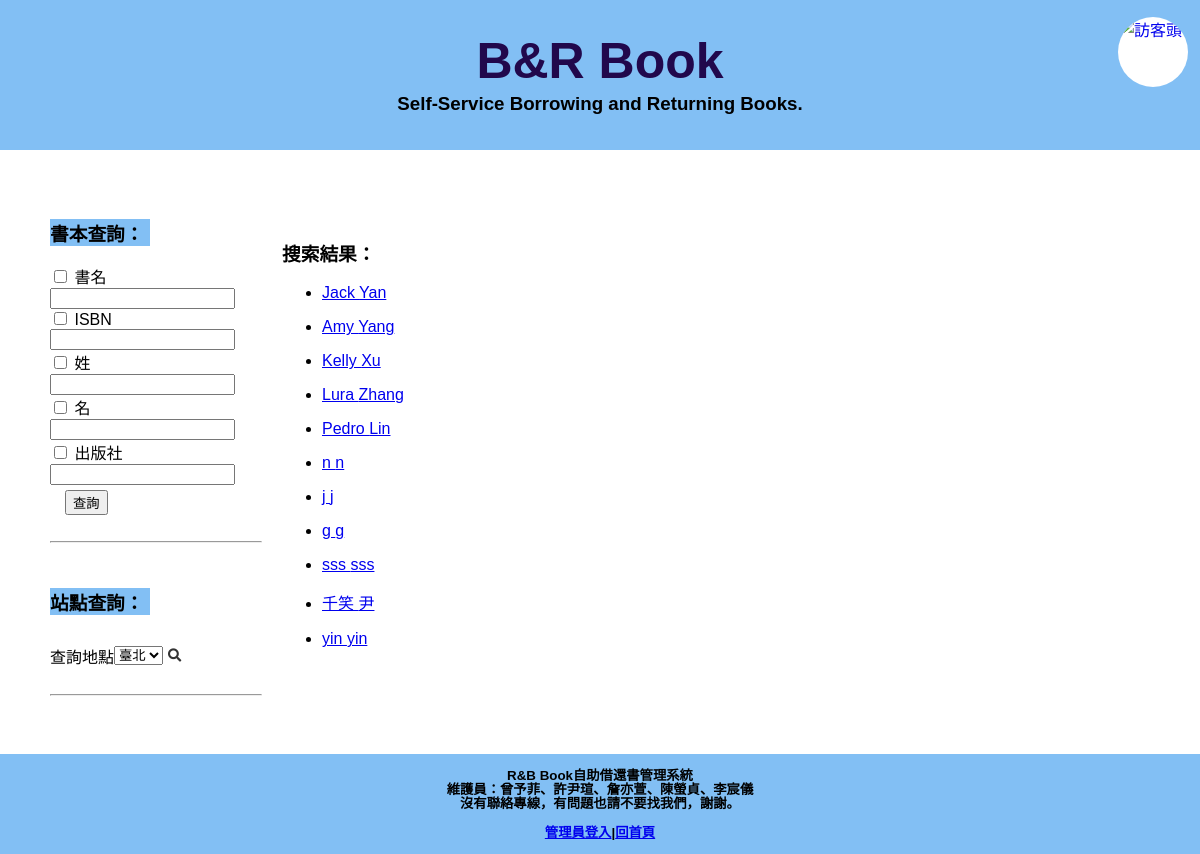
/member_search/, run on an earlier commit of the app's database.
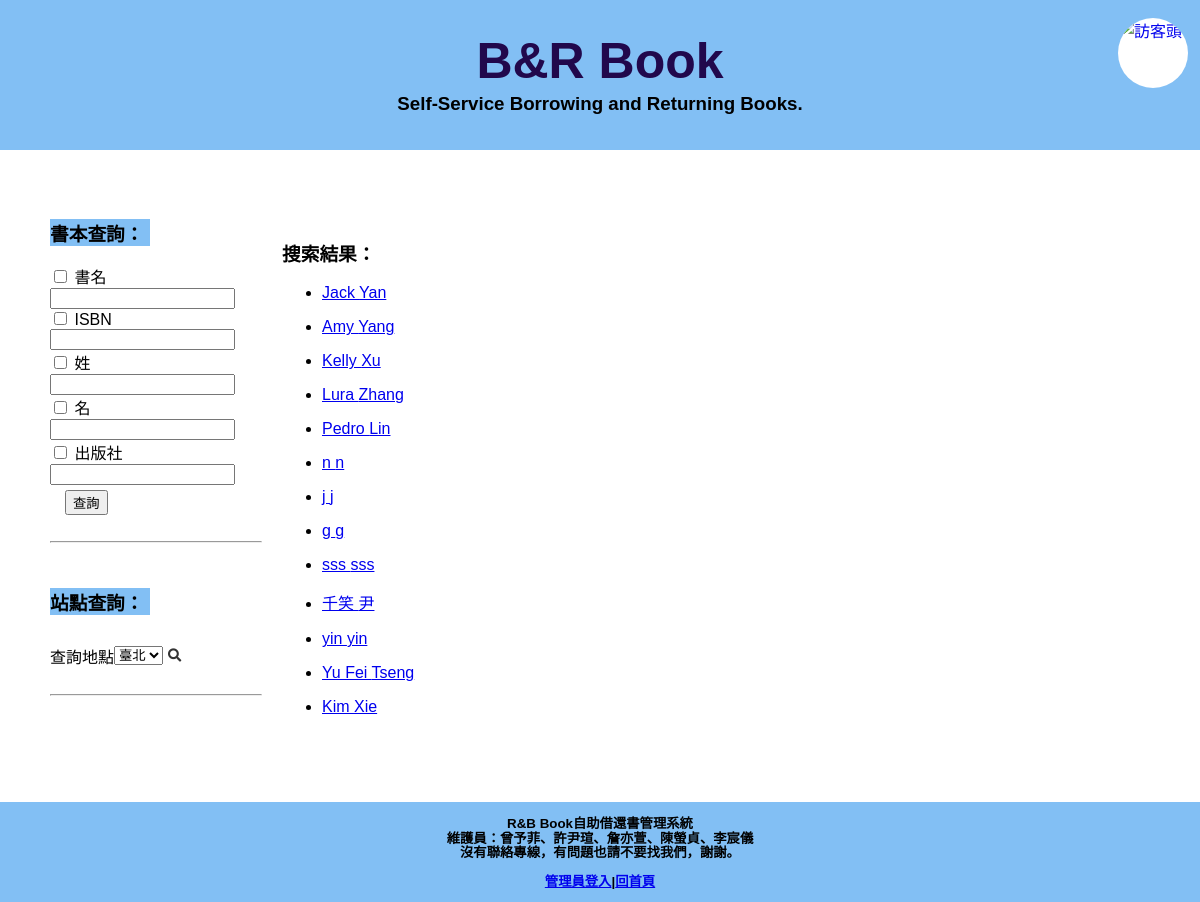
And on a later commit of the database.
### members/models.py (models this page shows, shortened)
class Member(models.Model):
    sex_type = [
        ("M", "男性"),
        ("F", "女性"),
    ]
    phone = models.CharField(max_length=10, unique=True, verbose_name='電話')
    ssn = models.CharField(max_length=10, unique=True, verbose_name='身分證')
    fname = models.CharField(max_length=20, verbose_name='名')
    lname = models.CharField(max_length=5, verbose_name='姓')
    sex = models.CharField(max_length=1, choices=sex_type, null=True, verbose_name='性別')
    user = models.OneToOneField(User, on_delete=models.CASCADE, default= None, blank=True, null=True)

### members/views.py (the view)
# urls.py: path('member_search/', MemberSearchView.as_view(), name='member_search'),
class MemberSearchView(ListView):
    model = Member
    template_name = 'member_search.html'
    context_object_name = 'members'
    def get_queryset(self):
        queryset = Member.objects.all()
        mssn_query = self.request.GET.get('mssn_query')
        mlname_query = self.request.GET.get('mlname_query')
        mfname_query = self.request.GET.get('mfname_query')
        mphone_query = self.request.GET.get('mphone_query')
        if mssn_query and 'search_by_mssn' in self.request.GET:
            queryset = queryset.filter(ssn__icontains=mssn_query)
        if mlname_query and 'search_by_mlname' in self.request.GET:
            queryset = queryset.filter(lname__icontains=mlname_query)
        if mfname_query and 'search_by_mfname' in self.request.GET:
            queryset = queryset.filter(fname__icontains=mfname_query)
        if mphone_query and 'search_by_mphone' in self.request.GET:
            queryset = queryset.filter(phone__icontains=mphone_query)
        return queryset
    def get_context_data(self, **kwargs):
        context = super().get_context_data(**kwargs)
        context['request'] = self.request
        return context

### members/templates/member_search.html (shortened to what this page needs)
{% extends 'Mama.html' %}
{% block loadcss %}
    <link rel="stylesheet" href="../../static/css/home.css">
{% endblock %}
{% block main %}
<div class="primary">
    <div class="left">
        <h3>書本查詢：</h3>
        <form method="get" action="{% url 'book_search' %}" onsubmit="return validateForm()">
            <div>
                <input type="checkbox" id="search_by_title" name="search_by_title">
                <label for="search_by_title">書名</label>
                <input type="text" id="title_query" name="title_query"
                    value="{{ request.GET.title_query|default_if_none:'' }}">
            </div>
            <div>
                <input type="checkbox" id="search_by_isbn" name="search_by_isbn">
                <label for="search_by_isbn">ISBN</label>
                <input type="text" id="isbn_query" name="isbn_query"
                    value="{{ request.GET.isbn_query|default_if_none:'' }}">
            </div>
            <div>
                <input type="checkbox" id="search_by_lname" name="search_by_lname">
                <label for="search_by_lname">姓</label>
                <input type="text" id="lname_query" name="lname_query"
                    value="{{ request.GET.lname_query|default_if_none:'' }}">
            </div>
            <div>
                <input type="checkbox" id="search_by_fname" name="search_by_fname">
                <label for="search_by_fname">名</label>
                <input type="text" id="fname_query" name="fname_query"
                    value="{{ request.GET.fname_query|default_if_none:'' }}">
            </div>
            <div>
                <input type="checkbox" id="search_by_publisher" name="search_by_publisher">
                <label for="search_by_publisher">出版社</label>
                <input type="text" id="publisher_query" name="publisher_query"
                    value="{{ request.GET.publisher_query|default_if_none:'' }}">
            </div>
            <div class="search-box">
                <button type="submit">查詢</button>
            </div>
        </form>
        <br>
        <hr><br>
        <h3>站點查詢：</h3>
        <form method="get" action="{% url 'station_search' %}">
            <div class="search-box-station">
                <label for="station_location">查詢地點</label>
                <select id="station_location" name="station_location">
                    <option value="Taipei">臺北</option>
                </select>
                <button type="submit">
                    <i class="fa fa-search"></i>
                </button>
            </div>
        </form>
        <br><hr>
    </div>
    <div class="right">
        {% if members %}
        <h3>搜索結果：</h3>
        {% for member in members %}
        <a href="">
            <ul>
                <li><a href="/admin/members/member/{{member.id}}/change/">{{member.fname}} {{member.lname}}</a></li>
            </ul>
        </a>
        {% endfor %}
        {% else %}
        <p>查無相關會員</p>
        {% endif %}
    </div>
</div>
{% endblock %}

What changed in the data, as far as the page shows it:
added Member: fname "Yu Fei", lname "Tseng"
added Member: fname "Kim", lname "Xie"
